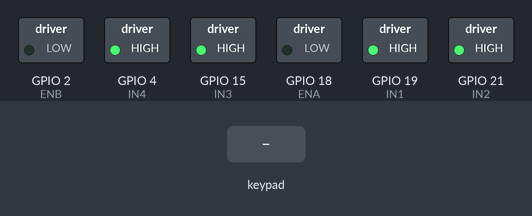
A sketch run on a simulated ESP32. Shown: switched loads named in the sketch (green lamp = pin HIGH). The inputs (shaded band) are chosen by the test bench.

Above: at 1.2 s.
1.3 s: key 'U' pressed
At 1.5 s:
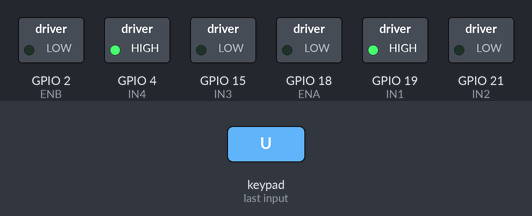
3.2 s: key 'D' pressed
At 3.4 s:
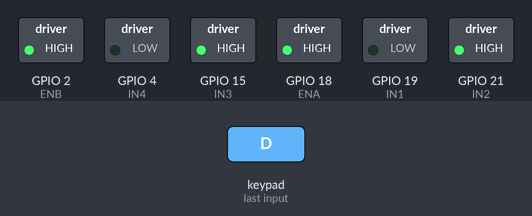
5.1 s: key 'L' pressed
At 5.3 s:
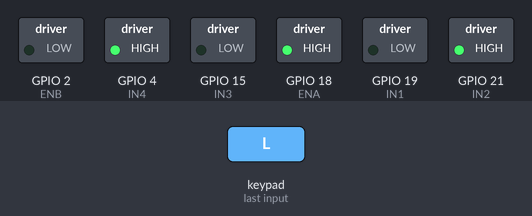
7.0 s: key 'R' pressed
At 7.2 s:
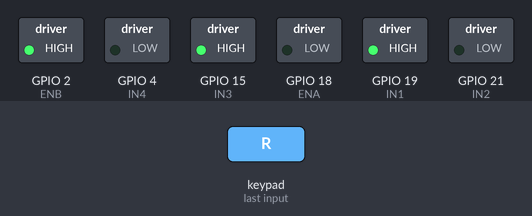
Timing chart, 0 to 9.9 s (numbered marks = the images above; inputs shaded):
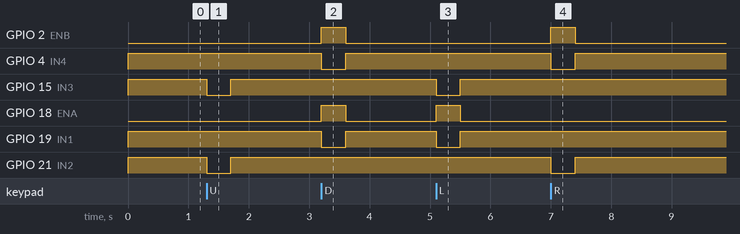

The sketch:

BB8_dabble.ino
```cpp
#include <Arduino.h>
#include <analogWrite.h>

// Import the Dabble libraries
#define CUSTOM_SETTINGS
#define INCLUDE_GAMEPAD_MODULE
#include <DabbleESP32.h>

//When ESP 32 faces the user, Motor1 is on the right side(port1)
// Motor1 Low, High = forward
// Motor2 High, Low = forward
#define ENA 18//4
#define IN1 19//2
#define IN2 21//15
#define IN3 15//21
#define IN4 4 //19
#define ENB 2//18

#define LEFT_MOTOR_INVERTED false
#define RIGHT_MOTOR_INVERTED false

void setup() {
  // Start bluetooth. This is where the ESP32's bluetooth name is declared
  Dabble.begin("BB8_xx");

  // Define pin functions
  pinMode(ENA, OUTPUT);
  pinMode(IN1, OUTPUT);
  pinMode(IN2, OUTPUT);
  pinMode(ENB, OUTPUT);
  pinMode(IN3, OUTPUT);
  pinMode(IN4, OUTPUT);
}

void loop() {
  // Get data from phone
  Dabble.processInput();

  // Get the joystick values from Dabble
  float dabbleX = GamePad.getXaxisData();
  float dabbleY = GamePad.getYaxisData();

  // The Dabble gamepad joystick returns values from -7 to 7, but we need -255 to 255, so do some math to convert
  int joyX = (int) (dabbleX * (255/7) + .5);
  int joyY = (int) (dabbleY * (255/7) + .5);

  if (GamePad.isUpPressed()) {
    joyY = 255;
  }
  if (GamePad.isDownPressed()) {
    joyY = -255;
  }
  if (GamePad.isLeftPressed()) {
    joyX = -255;
  }
  if (GamePad.isRightPressed()) {
    joyX = 255;
  }

  setArcadeSpeeds(joyY, joyX);
}

void setArcadeSpeeds (float throttle, float turn) {
  throttle *= -1;
  setMotorSpeeds (throttle - turn, throttle + turn);
}

void setMotorSpeeds (int left, int right) {
  setLeftMotorSpeed(left);
  setRightMotorSpeed(right);
}

void setLeftMotorSpeed (int left) {
  if (LEFT_MOTOR_INVERTED) {
    left *= -1;
  }
  if (left > 0) {
    analogWrite(ENA, left);
    digitalWrite(IN1, LOW);
    digitalWrite(IN2, HIGH);
  } else if (left < 0) {
    analogWrite(ENA, left);
    digitalWrite(IN1, HIGH);
    digitalWrite(IN2, LOW);
  } else {
    analogWrite(ENA, 0);
    digitalWrite(IN1, HIGH);
    digitalWrite(IN2, HIGH);
  }
}

void setRightMotorSpeed (int right) {
  if (RIGHT_MOTOR_INVERTED) {
    right *= -1;
  }
  if (right > 0) {
    analogWrite(ENB, right);
    digitalWrite(IN3, HIGH);
    digitalWrite(IN4, LOW);
  } else if (right < 0) {
    analogWrite(ENB, right);
    digitalWrite(IN3, LOW);
    digitalWrite(IN4, HIGH);
  } else {
    analogWrite(ENB, 0);
    digitalWrite(IN3, HIGH);
    digitalWrite(IN4, HIGH);
  }
}
```

Measured:
- after the input at 1.3 s, GPIO 15 (IN3), GPIO 21 (IN2): HIGH → LOW at once, → HIGH 0.40 s later
- after the input at 3.2 s, GPIO 2 (ENB), GPIO 18 (ENA): LOW → HIGH at once, → LOW 0.40 s later; GPIO 4 (IN4), GPIO 19 (IN1): HIGH → LOW at once, → HIGH 0.40 s later
- after the input at 5.1 s, GPIO 15 (IN3), GPIO 19 (IN1): HIGH → LOW at once, → HIGH 0.40 s later; GPIO 18 (ENA): LOW → HIGH at once, → LOW 0.40 s later
- after the input at 7.0 s, GPIO 2 (ENB): LOW → HIGH at once, → LOW 0.40 s later; GPIO 4 (IN4), GPIO 21 (IN2): HIGH → LOW at once, → HIGH 0.40 s later
